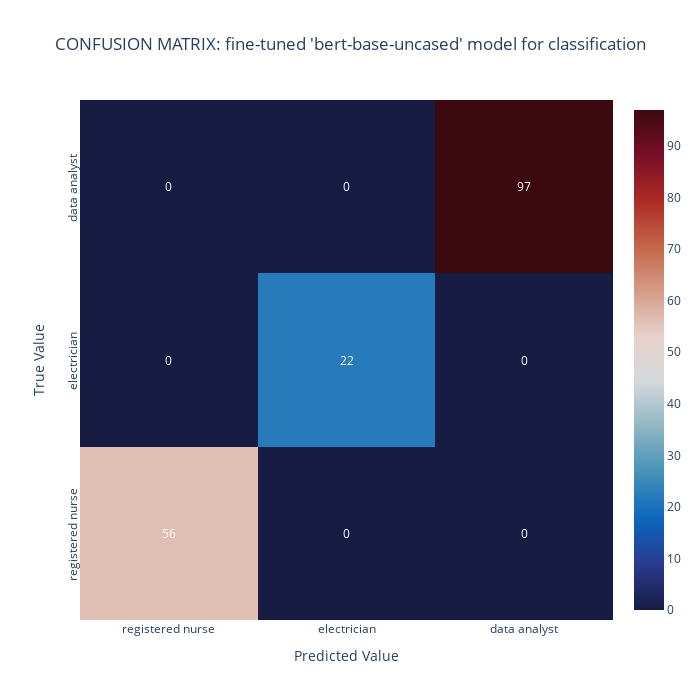

Notebook source saved alongside this figure:
### Code cell
cm_labels = ['registered nurse', 'electrician', 'data analyst']
cm_matrix = confusion_matrix(labels, preds)
cm_title = "CONFUSION MATRIX: fine-tuned 'bert-base-uncased' model for classification"

fig = ff.create_annotated_heatmap(z=cm_matrix, 
                                  x=cm_labels,
                                  y=cm_labels, 
                                  colorscale='balance', 
                                  showscale=True,
                                  annotation_text=cm_matrix)

fig.update_layout(width=700, 
                  height=700, 
                  title=cm_title, 
                  title_x=0.5,
                  xaxis=dict(title='Predicted Value', side='bottom'), 
                  yaxis_title='True Value')

fig.update_yaxes(tickangle=-90)  
    
fig.show()

# Print detailed classification report.
report = classification_report(labels, preds, output_dict=True)
report_title = "CLASSIFICATION REPORT: fine-tuned 'bert-base-uncased' model for classification"

### Figure 1 — Plotly figure (JSON) as saved in the notebook; plotly's stock layout.template omitted (floating-point values rounded to 4 significant figures)
{"data": [{"colorscale": [[0, "rgb(23, 28, 66)"], [0.09091, "rgb(41, 58, 143)"], [0.1818, "rgb(11, 102, 189)"], [0.2727, "rgb(69, 144, 185)"], [0.3636, "rgb(142, 181, 194)"], [0.4545, "rgb(210, 216, 219)"], [0.5455, "rgb(230, 210, 204)"], [0.6364, "rgb(213, 157, 137)"], [0.7273, "rgb(196, 101, 72)"], [0.8182, "rgb(172, 43, 36)"], [0.9091, "rgb(120, 14, 40)"], [1, "rgb(60, 9, 17)"]], "reversescale": false, "showscale": true, "type": "heatmap", "x": ["registered nurse", "electrician", "data analyst"], "y": ["registered nurse", "electrician", "data analyst"], "z": [[56, 0, 0], [0, 22, 0], [0, 0, 97]]}], "layout": {"annotations": [{"font": {"color": "#FFFFFF"}, "showarrow": false, "text": "56", "x": "registered nurse", "xref": "x", "y": "registered nurse", "yref": "y"}, {"font": {"color": "#FFFFFF"}, "showarrow": false, "text": "0", "x": "electrician", "xref": "x", "y": "registered nurse", "yref": "y"}, {"font": {"color": "#FFFFFF"}, "showarrow": false, "text": "0", "x": "data analyst", "xref": "x", "y": "registered nurse", "yref": "y"}, {"font": {"color": "#FFFFFF"}, "showarrow": false, "text": "0", "x": "registered nurse", "xref": "x", "y": "electrician", "yref": "y"}, {"font": {"color": "#FFFFFF"}, "showarrow": false, "text": "22", "x": "electrician", "xref": "x", "y": "electrician", "yref": "y"}, {"font": {"color": "#FFFFFF"}, "showarrow": false, "text": "0", "x": "data analyst", "xref": "x", "y": "electrician", "yref": "y"}, {"font": {"color": "#FFFFFF"}, "showarrow": false, "text": "0", "x": "registered nurse", "xref": "x", "y": "data analyst", "yref": "y"}, {"font": {"color": "#FFFFFF"}, "showarrow": false, "text": "0", "x": "electrician", "xref": "x", "y": "data analyst", "yref": "y"}, {"font": {"color": "#FFFFFF"}, "showarrow": false, "text": "97", "x": "data analyst", "xref": "x", "y": "data analyst", "yref": "y"}], "height": 700, "title": {"text": "CONFUSION MATRIX: fine-tuned 'bert-base-uncased' model for classification", "x": 0.5}, "width": 700, "xaxis": {"dtick": 1, "gridcolor": "rgb(0, 0, 0)", "side": "bottom", "ticks": "", "title": {"text": "Predicted Value"}}, "yaxis": {"dtick": 1, "tickangle": -90, "ticks": "", "ticksuffix": "  ", "title": {"text": "True Value"}}}}
